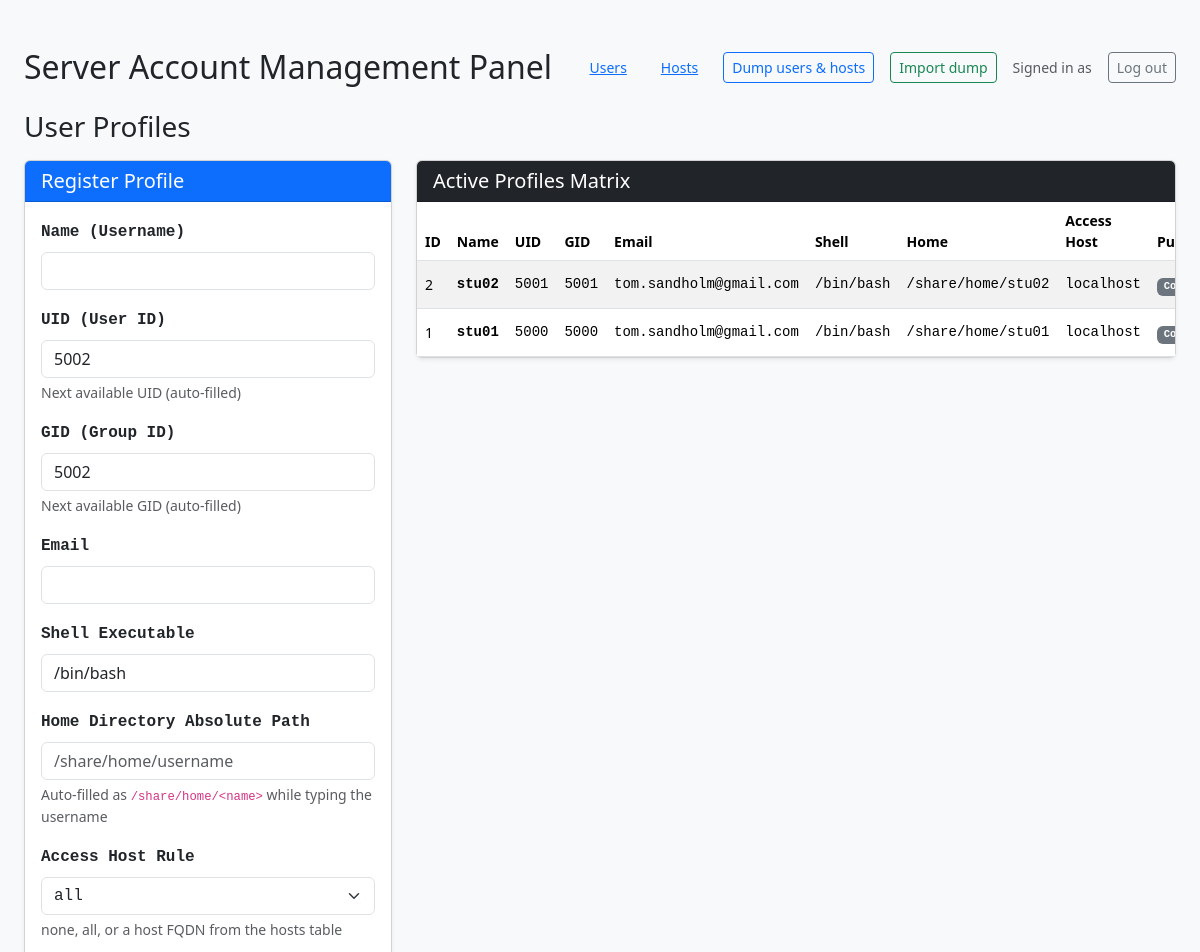
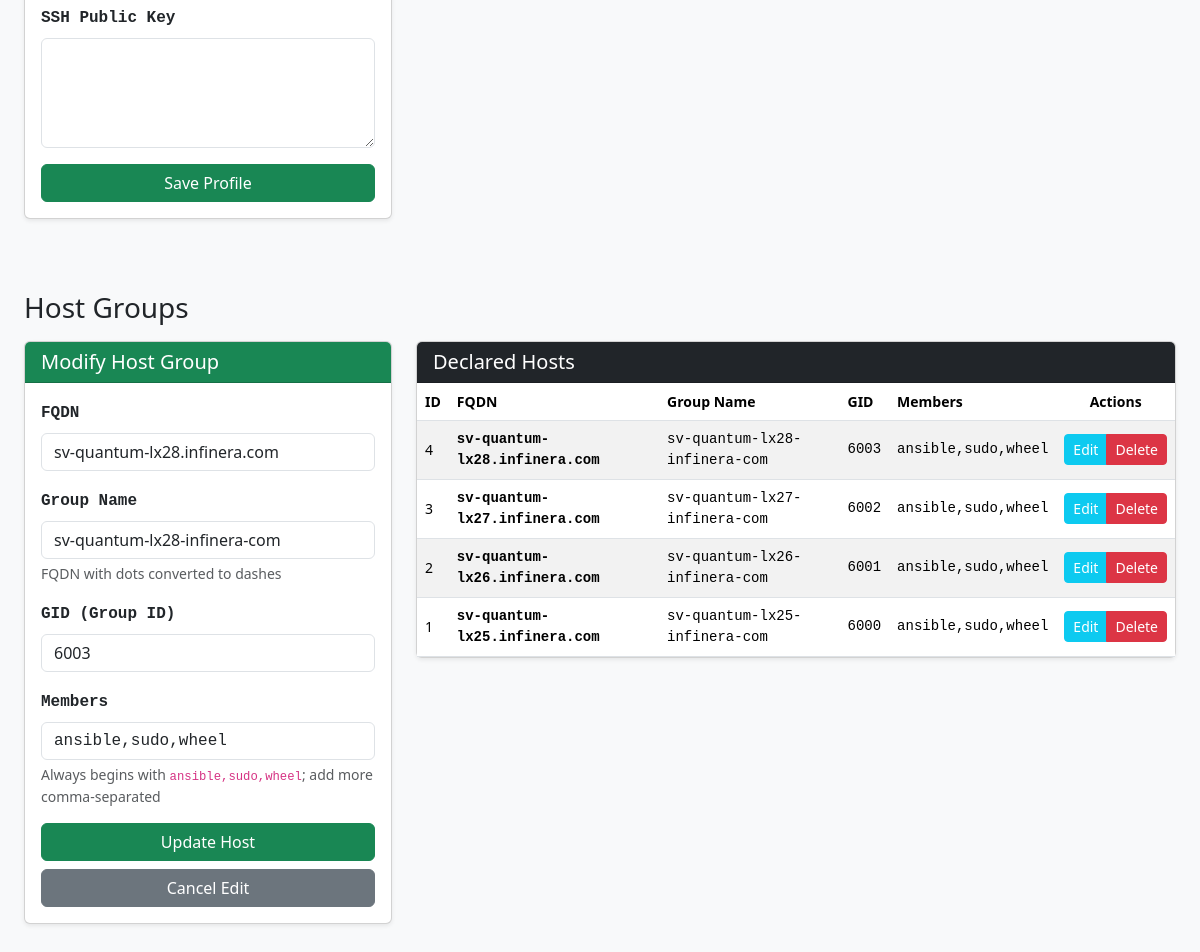
/index.php?edit_host=4 (signed in), run on the app's committed database (2 pictures, top to bottom).
### tables this page shows
CREATE TABLE `users` (
  `id` int(11) NOT NULL AUTO_INCREMENT,
  `name` varchar(32) NOT NULL,
  `uid` int(11) NOT NULL,
  `gid` int(11) NOT NULL,
  `email` varchar(32) NOT NULL,
  `shell` varchar(100) DEFAULT '/bin/bash',
  `home` varchar(255) NOT NULL,
  `public_key` text DEFAULT NULL,
  `access_host` varchar(255) DEFAULT 'localhost',
  PRIMARY KEY (`id`),
  UNIQUE KEY `name` (`name`),
  UNIQUE KEY `uid` (`uid`)
);

CREATE TABLE `hosts` (
  `id` int(11) NOT NULL AUTO_INCREMENT,
  `fqdn` varchar(255) NOT NULL,
  `groupname` varchar(255) NOT NULL,
  `gid` int(11) NOT NULL,
  `members` text NOT NULL,
  PRIMARY KEY (`id`),
  UNIQUE KEY `fqdn` (`fqdn`),
  UNIQUE KEY `groupname` (`groupname`),
  UNIQUE KEY `gid` (`gid`)
);

### src/index.php (the view, shortened to what the rows shown need)
<?php
require __DIR__ . '/auth.php';
try {
    $pdo = db_connect($config);
} catch (\PDOException $e) {
    die("Database connection failed: " . $e->getMessage());
}
$fqdn = '';
$groupname = '';
$host_gid = '';
$members = 'ansible,sudo,wheel';
if (isset($_GET['edit_host'])) {
    $host_id = $_GET['edit_host'];
    $stmt = $pdo->prepare("SELECT * FROM hosts WHERE id = ?");
    $stmt->execute([$host_id]);
    $row = $stmt->fetch();
    if ($row) {
        $fqdn = $row['fqdn'];
        $groupname = $row['groupname'];
        $host_gid = $row['gid'];
        $members = $row['members'];
    }
}
$users = $pdo->query("SELECT * FROM users ORDER BY id DESC")->fetchAll();
$hosts = $pdo->query("SELECT * FROM hosts ORDER BY id DESC")->fetchAll();
?>
<!DOCTYPE html>
<html lang="en">
<head>
    <link href="https://cdn.jsdelivr.net/npm/bootstrap@5.3.3/dist/css/bootstrap.min.css" rel="stylesheet">
</head>
<body class="bg-light">
<div class="container-fluid px-4 mt-5">
    <div class="d-flex justify-content-between align-items-center mb-4">
        <h2 class="mb-0">Server Account Management Panel</h2>
    </div>
    <section id="users" class="mb-5">
        <div class="row">
            <div class="col-xl-8 col-lg-7">
                <div class="card shadow-sm">
                    <div class="card-body p-0">
                        <div class="table-responsive">
                            <table class="table table-striped table-hover align-middle mb-0 small">
                                <thead>
                                    <tr>
                                        <th>ID</th>
                                        <th>Name</th>
                                        <th>UID</th>
                                        <th>GID</th>
                                        <th>Email</th>
                                        <th>Shell</th>
                                        <th>Home</th>
                                        <th>Access Host</th>
                                        <th>Public Key</th>
                                    </tr>
                                </thead>
                                <tbody>
                                    <?php if (count($users) > 0): ?>
                                        <?php foreach ($users as $user): ?>
                                            <tr>
                                                <td><?php echo htmlspecialchars($user['id']); ?></td>
                                                <td class="fw-bold font-monospace"><?php echo htmlspecialchars($user['name']); ?></td>
                                                <td class="font-monospace"><?php echo htmlspecialchars($user['uid']); ?></td>
                                                <td class="font-monospace"><?php echo htmlspecialchars($user['gid']); ?></td>
                                                <td class="font-monospace"><?php echo htmlspecialchars($user['email']); ?></td>
                                                <td class="font-monospace"><?php echo htmlspecialchars($user['shell']); ?></td>
                                                <td class="font-monospace"><?php echo htmlspecialchars($user['home']); ?></td>
                                                <td class="font-monospace"><?php echo htmlspecialchars($user['access_host']); ?></td>
                                                <td>
                                                    <?php if (!empty($user['public_key'])): ?>
                                                        <span class="badge bg-secondary font-monospace" title="<?php echo htmlspecialchars($user['public_key']); ?>">Configured</span>
                                                    <?php else: ?>
                                                        <span class="text-muted">None</span>
                                                    <?php endif; ?>
                                                </td>
                                            </tr>
                                        <?php endforeach; ?>
                                    <?php else: ?>
                                        <tr>
                                            <td colspan="10" class="text-center text-muted py-4">No profiles found.</td>
                                        </tr>
                                    <?php endif; ?>
                                </tbody>
                            </table>
                        </div>
                    </div>
                </div>
            </div>
        </div>
    </section>
    <section id="hosts" class="mb-5">
        <div class="row">
            <div class="col-xl-4 col-lg-5 mb-4">
                <div class="card shadow-sm">
                    <div class="card-body">
                        <form action="index.php#hosts" method="POST">
                            <div class="mb-3">
                                <label class="form-label font-monospace fw-bold">FQDN</label>
                                <input type="text" name="fqdn" id="fqdn" class="form-control"
                                       value="<?php echo htmlspecialchars($fqdn); ?>"
                                       placeholder="tom1.tsand.org" required>
                            </div>
                            <div class="mb-3">
                                <label class="form-label font-monospace fw-bold">Group Name</label>
                                <input type="text" name="groupname" id="groupname" class="form-control"
                                       value="<?php echo htmlspecialchars($groupname); ?>" required>
                                <div class="form-text">FQDN with dots converted to dashes</div>
                            </div>
                            <div class="mb-3">
                                <label class="form-label font-monospace fw-bold">GID (Group ID)</label>
                                <input type="number" name="host_gid" class="form-control"
                                       value="<?php echo htmlspecialchars((string)$host_gid); ?>" required>
                            </div>
                            <div class="mb-3">
                                <label class="form-label font-monospace fw-bold">Members</label>
                                <input type="text" name="members" class="form-control font-monospace"
                                       value="<?php echo htmlspecialchars($members); ?>" required>
                                <div class="form-text">Always begins with <code>ansible,sudo,wheel</code>; add more comma-separated</div>
                            </div>
                        </form>
                    </div>
                </div>
            </div>
            <div class="col-xl-8 col-lg-7">
                <div class="card shadow-sm">
                    <div class="card-body p-0">
                        <div class="table-responsive">
                            <table class="table table-striped table-hover align-middle mb-0 small">
                                <thead>
                                    <tr>
                                        <th>ID</th>
                                        <th>FQDN</th>
                                        <th>Group Name</th>
                                        <th>GID</th>
                                        <th>Members</th>
                                        <th class="text-center">Actions</th>
                                    </tr>
                                </thead>
                                <tbody>
                                    <?php if (count($hosts) > 0): ?>
                                        <?php foreach ($hosts as $host): ?>
                                            <tr>
                                                <td><?php echo htmlspecialchars($host['id']); ?></td>
                                                <td class="fw-bold font-monospace"><?php echo htmlspecialchars($host['fqdn']); ?></td>
                                                <td class="font-monospace"><?php echo htmlspecialchars($host['groupname']); ?></td>
                                                <td class="font-monospace"><?php echo htmlspecialchars($host['gid']); ?></td>
                                                <td class="font-monospace"><?php echo htmlspecialchars($host['members']); ?></td>
                                                <td class="text-center">
                                                    <div class="btn-group btn-group-sm">
                                                        <a href="index.php?edit_host=<?php echo $host['id']; ?>#hosts" class="btn btn-info text-white">Edit</a>
                                                        <a href="index.php?delete_host=<?php echo $host['id']; ?>" class="btn btn-danger" onclick="return confirm('Delete this host?');">Delete</a>
                                                    </div>
                                                </td>
                                            </tr>
                                        <?php endforeach; ?>
                                    <?php else: ?>
                                        <tr>
                                            <td colspan="6" class="text-center text-muted py-4">No hosts declared.</td>
                                        </tr>
                                    <?php endif; ?>
                                </tbody>
                            </table>
                        </div>
                    </div>
                </div>
            </div>
        </div>
    </section>
</div>
</body>
</html>

### data on the page
users: id "2", name "stu02", uid "5001", gid "5001", email "tom.sandholm@gmail.com", shell "/bin/bash", home "/share/home/stu02", access_host "localhost"
users: id "1", name "stu01", uid "5000", gid "5000", email "tom.sandholm@gmail.com", shell "/bin/bash", home "/share/home/stu01", access_host "localhost"
hosts: fqdn "sv-quantum-lx28.infinera.com", groupname "sv-quantum-lx28-infinera-com", host_gid "6003", members "ansible,sudo,wheel", id "4", gid "6003"
hosts: id "3", fqdn "sv-quantum-lx27.infinera.com", groupname "sv-quantum-lx27-infinera-com", gid "6002", members "ansible,sudo,wheel"
hosts: id "2", fqdn "sv-quantum-lx26.infinera.com", groupname "sv-quantum-lx26-infinera-com", gid "6001", members "ansible,sudo,wheel"
hosts: id "1", fqdn "sv-quantum-lx25.infinera.com", groupname "sv-quantum-lx25-infinera-com", gid "6000", members "ansible,sudo,wheel"
